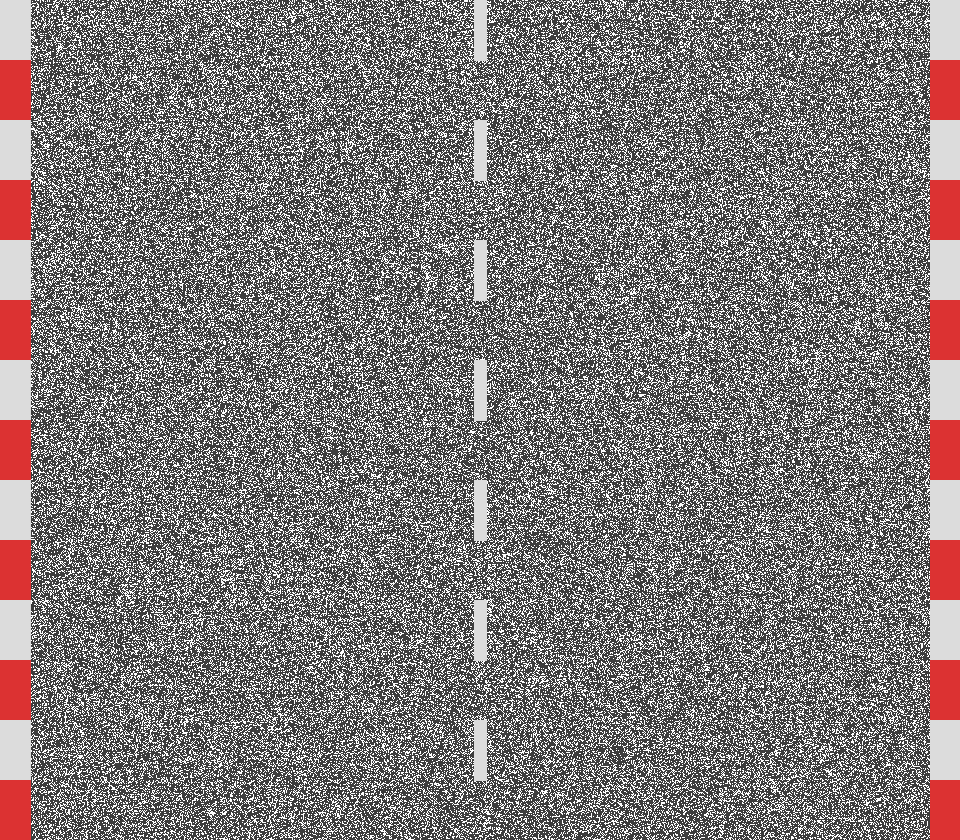
#> input picture Juego/src/assets/carreterav1.png, 960 x 840 px, found by its file name
$ python resize_roads.py
#> lines starting #> are read from the running program, lines starting #| are printed output that depends on the picture
import cv2
import os

def resize_road(filename, width=960, height=720):
#> called with filename = 'carreterav1.png', width = 960, height = 720
    path = os.path.join("assets", filename)
    if not os.path.exists(path):
        print(f"{filename} not found.")
        return

    img = cv2.imread(path)
#> img is the input picture: shape (840, 960, 3); mean B, G, R 122.4, 122.4, 127.8
    if img is None:
        print(f"Failed to load {path}")
        return

    resized = cv2.resize(img, (width, height))
    cv2.imwrite(path, resized)
    print(f"Resized {filename} to {width}x{height}")

if __name__ == "__main__":
    resize_road("carreterav1.png")
    resize_road("carreterav2.png")
#> call 2 of resize_road, with filename = 'carreterav2.png', width = 960, height = 720
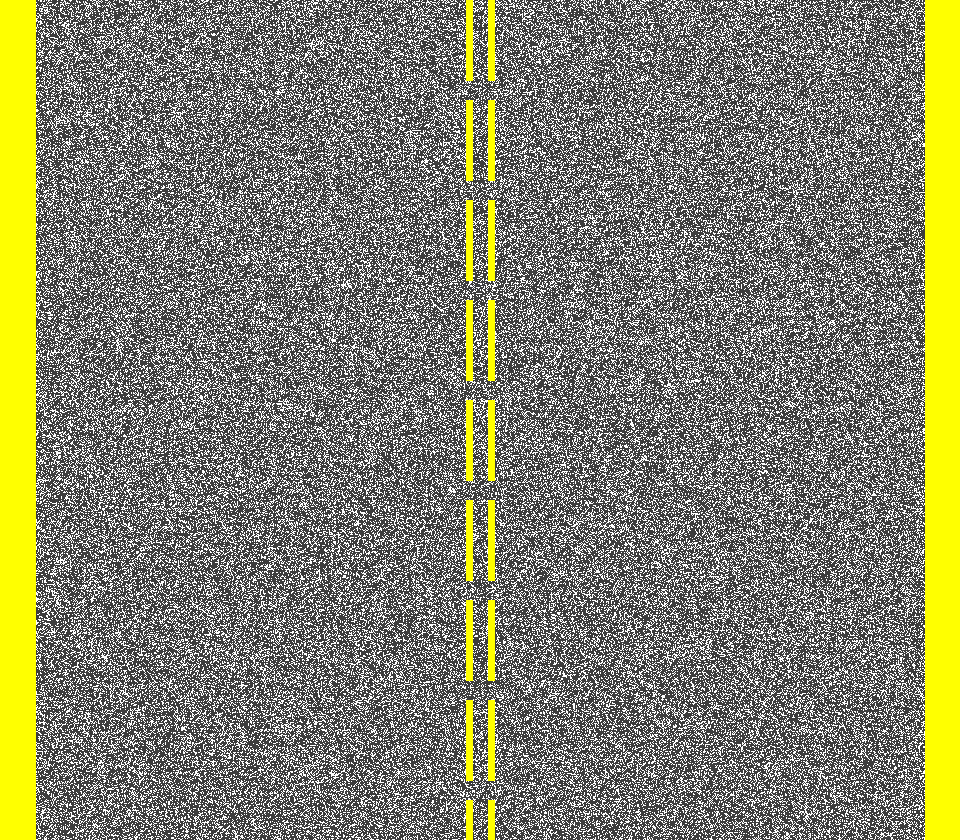
#> input picture Juego/src/assets/carreterav2.png, 960 x 840 px, found by its file name
#> in resize_road, img is the input picture: shape (840, 960, 3); mean B, G, R 110.4, 132.3, 132.3
#> in resize_road (call 2), `resized = cv2.resize(img, (width, height))`:
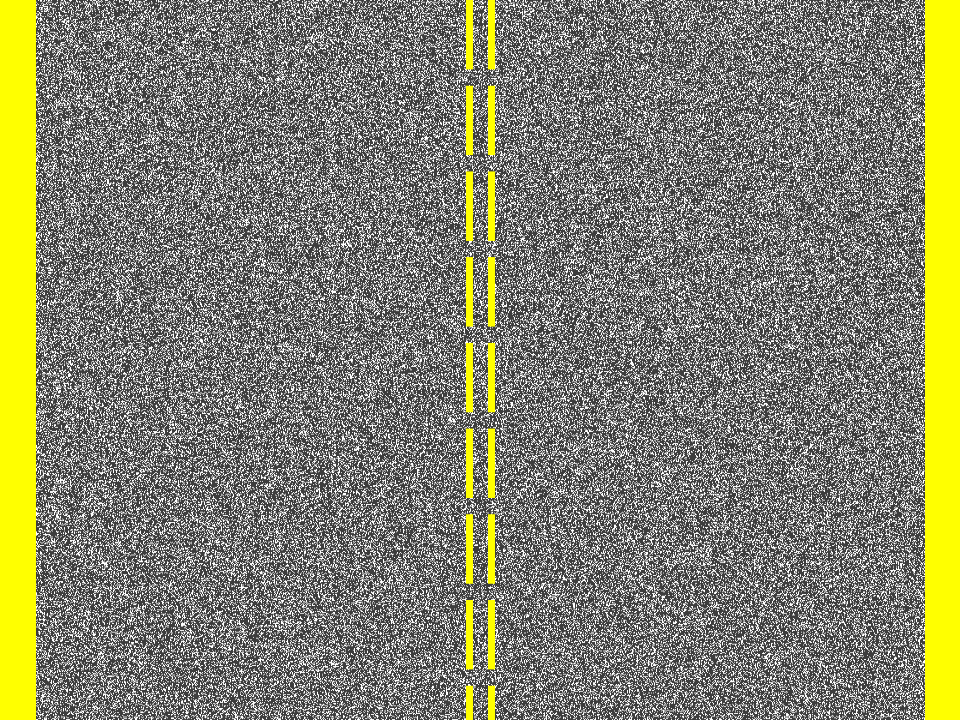
#> resized: shape (720, 960, 3); mean B, G, R 110.4, 132.3, 132.3
    resize_road("carreterav3.png")
#> call 3 of resize_road, with filename = 'carreterav3.png', width = 960, height = 720
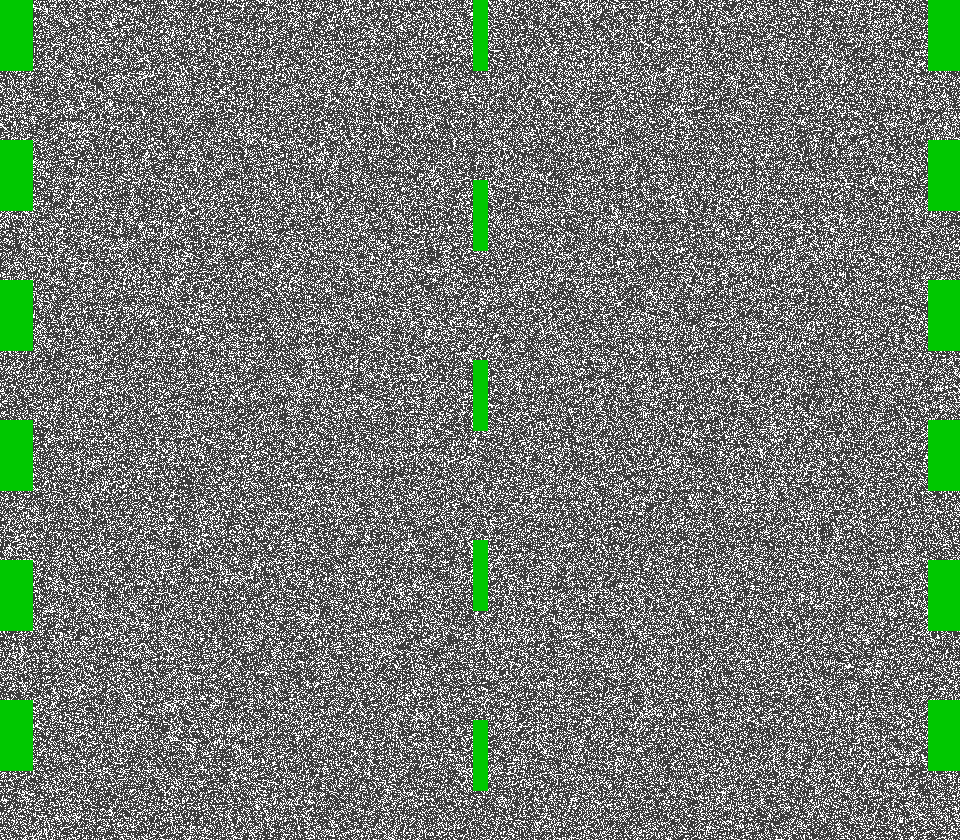
#> input picture Juego/src/assets/carreterav3.png, 960 x 840 px, found by its file name
#> in resize_road, img is the input picture: shape (840, 960, 3); mean B, G, R 115.7, 123.9, 115.7
#> in resize_road (call 3), `resized = cv2.resize(img, (width, height))`:
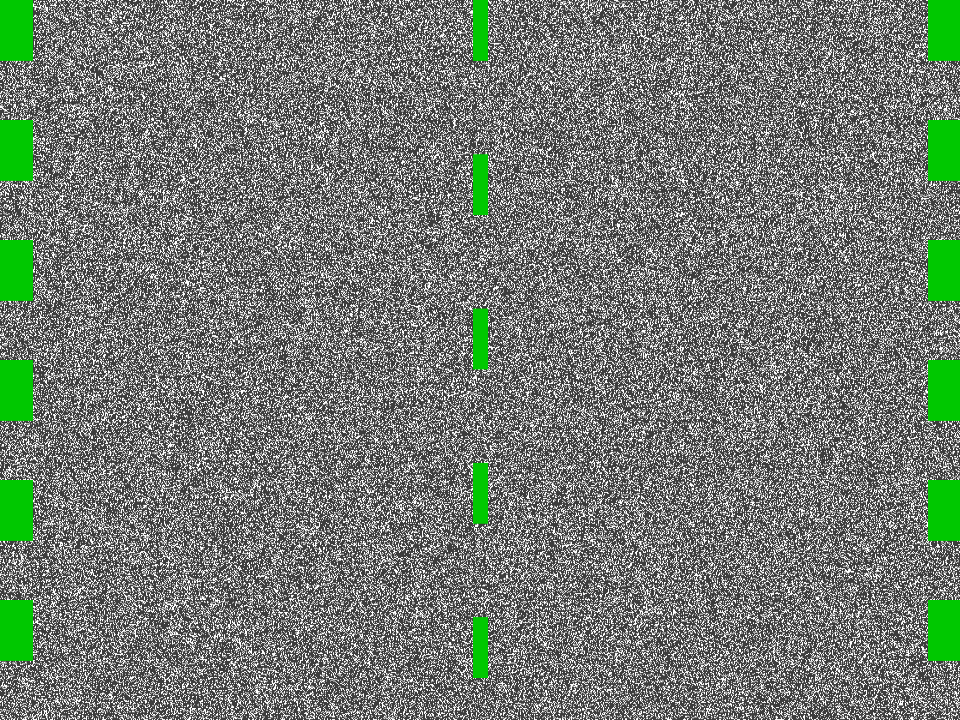
#> resized: shape (720, 960, 3); mean B, G, R 115.7, 123.9, 115.7
    resize_road("carreterav4.png")
#> call 4 of resize_road, with filename = 'carreterav4.png', width = 960, height = 720
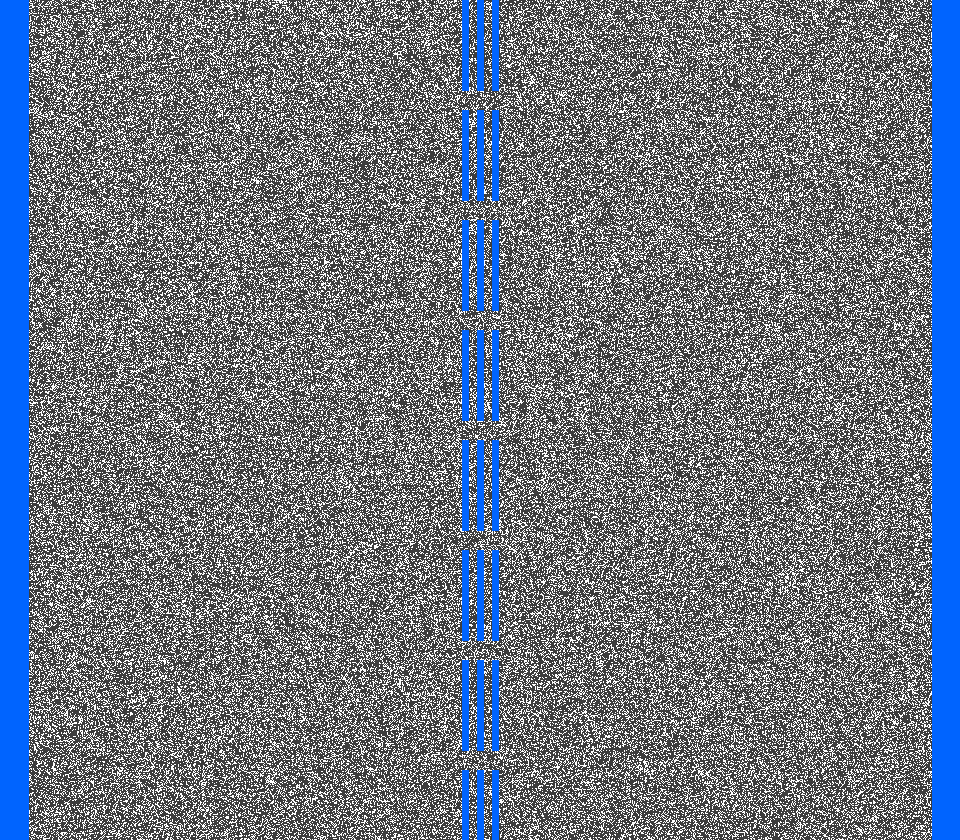
#> input picture Juego/src/assets/carreterav4.png, 960 x 840 px, found by its file name
#> in resize_road, img is the input picture: shape (840, 960, 3); mean B, G, R 131.1, 119.1, 111.3
#> in resize_road (call 4), `resized = cv2.resize(img, (width, height))`:
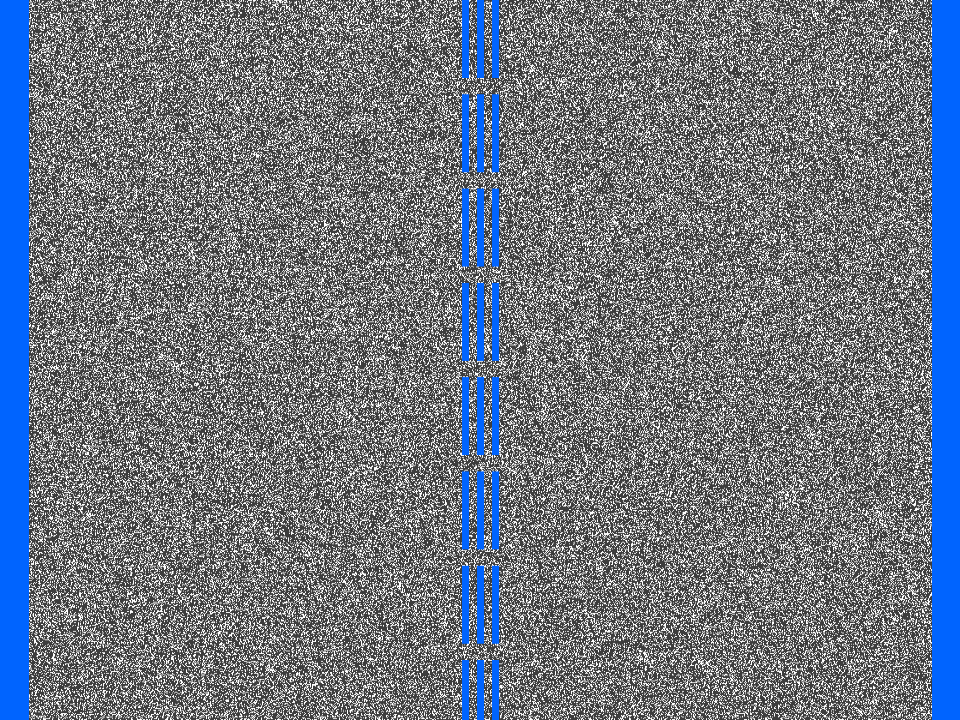
#> resized: shape (720, 960, 3); mean B, G, R 131.1, 119.1, 111.3
